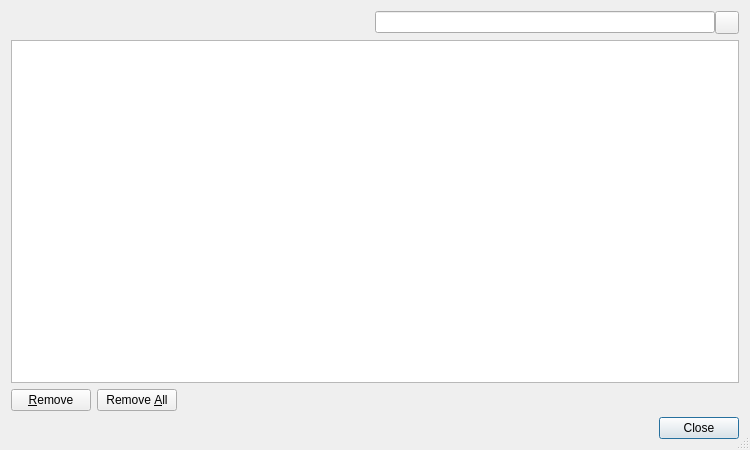
<?xml version="1.0" encoding="UTF-8"?>
<ui version="4.0">
 <class>HistoryDialog</class>
 <widget class="QDialog" name="HistoryDialog">
  <property name="geometry">
   <rect>
    <x>0</x>
    <y>0</y>
    <width>750</width>
    <height>450</height>
   </rect>
  </property>
  <property name="windowTitle">
   <string>Manage History</string>
  </property>
  <property name="sizeGripEnabled">
   <bool>true</bool>
  </property>
  <layout class="QVBoxLayout" name="verticalLayout">
   <item>
    <layout class="QHBoxLayout" name="horizontalLayout_2">
     <item>
      <spacer name="horizontalSpacer">
       <property name="orientation">
        <enum>Qt::Horizontal</enum>
       </property>
       <property name="sizeHint" stdset="0">
        <size>
         <width>40</width>
         <height>20</height>
        </size>
       </property>
      </spacer>
     </item>
     <item>
      <layout class="QHBoxLayout" name="horizontalLayout">
       <property name="spacing">
        <number>0</number>
       </property>
       <item>
        <widget class="QLineEdit" name="searchEdit">
         <property name="toolTip">
          <string>Enter search term for history entries</string>
         </property>
        </widget>
       </item>
       <item>
        <widget class="QToolButton" name="clearButton">
         <property name="toolTip">
          <string>Press to clear the search edit</string>
         </property>
         <property name="text">
          <string/>
         </property>
        </widget>
       </item>
      </layout>
     </item>
    </layout>
   </item>
   <item>
    <widget class="E4TreeView" name="historyTree">
     <property name="alternatingRowColors">
      <bool>true</bool>
     </property>
     <property name="selectionMode">
      <enum>QAbstractItemView::ExtendedSelection</enum>
     </property>
     <property name="textElideMode">
      <enum>Qt::ElideMiddle</enum>
     </property>
     <property name="uniformRowHeights">
      <bool>true</bool>
     </property>
    </widget>
   </item>
   <item>
    <layout class="QHBoxLayout" name="horizontalLayout_3">
     <item>
      <widget class="QPushButton" name="removeButton">
       <property name="toolTip">
        <string>Press to remove the selected entries</string>
       </property>
       <property name="text">
        <string>&amp;Remove</string>
       </property>
       <property name="autoDefault">
        <bool>false</bool>
       </property>
      </widget>
     </item>
     <item>
      <widget class="QPushButton" name="removeAllButton">
       <property name="toolTip">
        <string>Press to remove all entries</string>
       </property>
       <property name="text">
        <string>Remove &amp;All</string>
       </property>
       <property name="autoDefault">
        <bool>false</bool>
       </property>
      </widget>
     </item>
     <item>
      <spacer name="spacer">
       <property name="orientation">
        <enum>Qt::Horizontal</enum>
       </property>
       <property name="sizeHint" stdset="0">
        <size>
         <width>40</width>
         <height>20</height>
        </size>
       </property>
      </spacer>
     </item>
    </layout>
   </item>
   <item>
    <widget class="QDialogButtonBox" name="buttonBox">
     <property name="orientation">
      <enum>Qt::Horizontal</enum>
     </property>
     <property name="standardButtons">
      <set>QDialogButtonBox::Close</set>
     </property>
    </widget>
   </item>
  </layout>
 </widget>
 <customwidgets>
  <customwidget>
   <class>E4TreeView</class>
   <extends>QTreeView</extends>
   <header>E4Gui/E4TreeView</header>
  </customwidget>
 </customwidgets>
 <tabstops>
  <tabstop>searchEdit</tabstop>
  <tabstop>clearButton</tabstop>
  <tabstop>historyTree</tabstop>
  <tabstop>removeButton</tabstop>
  <tabstop>removeAllButton</tabstop>
  <tabstop>buttonBox</tabstop>
 </tabstops>
 <resources/>
 <connections>
  <connection>
   <sender>buttonBox</sender>
   <signal>accepted()</signal>
   <receiver>HistoryDialog</receiver>
   <slot>accept()</slot>
   <hints>
    <hint type="sourcelabel">
     <x>252</x>
     <y>445</y>
    </hint>
    <hint type="destinationlabel">
     <x>157</x>
     <y>274</y>
    </hint>
   </hints>
  </connection>
  <connection>
   <sender>buttonBox</sender>
   <signal>rejected()</signal>
   <receiver>HistoryDialog</receiver>
   <slot>reject()</slot>
   <hints>
    <hint type="sourcelabel">
     <x>320</x>
     <y>445</y>
    </hint>
    <hint type="destinationlabel">
     <x>286</x>
     <y>274</y>
    </hint>
   </hints>
  </connection>
  <connection>
   <sender>clearButton</sender>
   <signal>clicked()</signal>
   <receiver>searchEdit</receiver>
   <slot>clear()</slot>
   <hints>
    <hint type="sourcelabel">
     <x>728</x>
     <y>21</y>
    </hint>
    <hint type="destinationlabel">
     <x>706</x>
     <y>20</y>
    </hint>
   </hints>
  </connection>
 </connections>
</ui>
